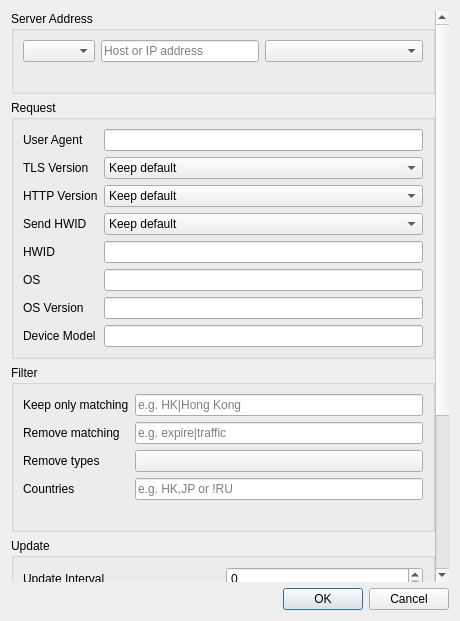
<?xml version="1.0" encoding="UTF-8"?>
<ui version="4.0">
 <class>DialogEditGroupAdvanced</class>
 <widget class="QDialog" name="DialogEditGroupAdvanced">
  <property name="geometry">
   <rect>
    <x>0</x>
    <y>0</y>
    <width>460</width>
    <height>621</height>
   </rect>
  </property>
  <property name="windowTitle">
   <string>Advanced Group Settings</string>
  </property>
  <layout class="QVBoxLayout" name="verticalLayout">
   <item>
    <widget class="QScrollArea" name="scroll">
     <property name="frameShape">
      <enum>QFrame::Shape::NoFrame</enum>
     </property>
     <property name="widgetResizable">
      <bool>true</bool>
     </property>
     <widget class="QWidget" name="scroll_content">
      <layout class="QVBoxLayout" name="content_layout">
       <property name="leftMargin">
        <number>0</number>
       </property>
       <property name="topMargin">
        <number>0</number>
       </property>
       <property name="rightMargin">
        <number>0</number>
       </property>
       <property name="bottomMargin">
        <number>0</number>
       </property>
       <item>
        <widget class="QGroupBox" name="endpoint_box">
         <property name="title">
          <string>Server Address</string>
         </property>
         <layout class="QVBoxLayout" name="endpoint_layout">
          <item>
           <layout class="QHBoxLayout" name="endpoint_row" stretch="0,1,1,0">
            <item>
             <widget class="QComboBox" name="endpoint_mode"/>
            </item>
            <item>
             <widget class="MyLineEdit" name="endpoint_address">
              <property name="placeholderText">
               <string>Host or IP address</string>
              </property>
             </widget>
            </item>
            <item>
             <widget class="QComboBox" name="endpoint_list"/>
            </item>
            <item>
             <spacer name="endpoint_spacer">
              <property name="orientation">
               <enum>Qt::Orientation::Horizontal</enum>
              </property>
              <property name="sizeHint" stdset="0">
               <size>
                <width>0</width>
                <height>0</height>
               </size>
              </property>
             </spacer>
            </item>
           </layout>
          </item>
          <item>
           <widget class="QLabel" name="endpoint_hint">
            <property name="textFormat">
             <enum>Qt::TextFormat::PlainText</enum>
            </property>
            <property name="wordWrap">
             <bool>true</bool>
            </property>
            <property name="colorRole" stdset="0">
             <string notr="true">muted</string>
            </property>
           </widget>
          </item>
         </layout>
        </widget>
       </item>
       <item>
        <widget class="QGroupBox" name="request_box">
         <property name="title">
          <string>Request</string>
         </property>
         <layout class="QGridLayout" name="request_layout">
          <item row="0" column="0">
           <widget class="QLabel" name="user_agent_l">
            <property name="toolTip">
             <string>Empty uses the User Agent from the Subscription settings.</string>
            </property>
            <property name="text">
             <string>User Agent</string>
            </property>
           </widget>
          </item>
          <item row="0" column="1">
           <widget class="MyLineEdit" name="user_agent"/>
          </item>
          <item row="1" column="0">
           <widget class="QLabel" name="tls_version_l">
            <property name="toolTip">
             <string>TLS versions offered when fetching; TLS 1.2 often gets past blocks.</string>
            </property>
            <property name="text">
             <string>TLS Version</string>
            </property>
           </widget>
          </item>
          <item row="1" column="1">
           <widget class="QComboBox" name="tls_version">
            <item>
             <property name="text">
              <string>Keep default</string>
             </property>
            </item>
            <item>
             <property name="text">
              <string>Auto</string>
             </property>
            </item>
            <item>
             <property name="text">
              <string>TLS 1.2</string>
             </property>
            </item>
            <item>
             <property name="text">
              <string>TLS 1.3</string>
             </property>
            </item>
           </widget>
          </item>
          <item row="2" column="0">
           <widget class="QLabel" name="http_version_l">
            <property name="toolTip">
             <string>HTTP version used to fetch this subscription; Auto prefers HTTP/2.</string>
            </property>
            <property name="text">
             <string>HTTP Version</string>
            </property>
           </widget>
          </item>
          <item row="2" column="1">
           <widget class="QComboBox" name="http_version">
            <item>
             <property name="text">
              <string>Keep default</string>
             </property>
            </item>
            <item>
             <property name="text">
              <string>Auto</string>
             </property>
            </item>
            <item>
             <property name="text">
              <string>HTTP/1.1</string>
             </property>
            </item>
           </widget>
          </item>
          <item row="3" column="0">
           <widget class="QLabel" name="send_hwid_l">
            <property name="toolTip">
             <string>Send HWID, OS and device model headers when fetching this subscription.</string>
            </property>
            <property name="text">
             <string>Send HWID</string>
            </property>
           </widget>
          </item>
          <item row="3" column="1">
           <widget class="QComboBox" name="send_hwid">
            <item>
             <property name="text">
              <string>Keep default</string>
             </property>
            </item>
            <item>
             <property name="text">
              <string>On</string>
             </property>
            </item>
            <item>
             <property name="text">
              <string>Off</string>
             </property>
            </item>
           </widget>
          </item>
          <item row="4" column="0">
           <widget class="QLabel" name="hwid_l">
            <property name="text">
             <string>HWID</string>
            </property>
           </widget>
          </item>
          <item row="4" column="1">
           <widget class="MyLineEdit" name="hwid"/>
          </item>
          <item row="5" column="0">
           <widget class="QLabel" name="hwid_os_l">
            <property name="text">
             <string>OS</string>
            </property>
           </widget>
          </item>
          <item row="5" column="1">
           <widget class="MyLineEdit" name="hwid_os"/>
          </item>
          <item row="6" column="0">
           <widget class="QLabel" name="hwid_os_version_l">
            <property name="text">
             <string>OS Version</string>
            </property>
           </widget>
          </item>
          <item row="6" column="1">
           <widget class="MyLineEdit" name="hwid_os_version"/>
          </item>
          <item row="7" column="0">
           <widget class="QLabel" name="hwid_model_l">
            <property name="text">
             <string>Device Model</string>
            </property>
           </widget>
          </item>
          <item row="7" column="1">
           <widget class="MyLineEdit" name="hwid_model"/>
          </item>
         </layout>
        </widget>
       </item>
       <item>
        <widget class="QGroupBox" name="filter_box">
         <property name="title">
          <string>Filter</string>
         </property>
         <layout class="QGridLayout" name="filter_layout">
          <item row="0" column="0">
           <widget class="QLabel" name="name_filter_l">
            <property name="toolTip">
             <string>Keep only profiles whose name matches this regex (any case). Empty: keep all.</string>
            </property>
            <property name="text">
             <string>Keep only matching</string>
            </property>
           </widget>
          </item>
          <item row="0" column="1">
           <widget class="MyLineEdit" name="name_filter">
            <property name="placeholderText">
             <string>e.g. HK|Hong Kong</string>
            </property>
           </widget>
          </item>
          <item row="1" column="0">
           <widget class="QLabel" name="name_exclude_l">
            <property name="toolTip">
             <string>Remove profiles whose name matches this regex (any case).</string>
            </property>
            <property name="text">
             <string>Remove matching</string>
            </property>
           </widget>
          </item>
          <item row="1" column="1">
           <widget class="MyLineEdit" name="name_exclude">
            <property name="placeholderText">
             <string>e.g. expire|traffic</string>
            </property>
           </widget>
          </item>
          <item row="2" column="0">
           <widget class="QLabel" name="type_exclude_l">
            <property name="toolTip">
             <string>Remove every profile of the ticked protocols.</string>
            </property>
            <property name="text">
             <string>Remove types</string>
            </property>
           </widget>
          </item>
          <item row="2" column="1">
           <widget class="QPushButton" name="type_exclude"/>
          </item>
          <item row="3" column="0">
           <widget class="QLabel" name="country_filter_l">
            <property name="toolTip">
             <string>Exit countries to keep, e.g. HK,JP, or to remove, e.g. !RU.</string>
            </property>
            <property name="text">
             <string>Countries</string>
            </property>
           </widget>
          </item>
          <item row="3" column="1">
           <widget class="MyLineEdit" name="country_filter">
            <property name="placeholderText">
             <string>e.g. HK,JP or !RU</string>
            </property>
           </widget>
          </item>
          <item row="4" column="1">
           <widget class="QLabel" name="country_hint">
            <property name="textFormat">
             <enum>Qt::TextFormat::PlainText</enum>
            </property>
            <property name="wordWrap">
             <bool>true</bool>
            </property>
            <property name="colorRole" stdset="0">
             <string notr="true">muted</string>
            </property>
           </widget>
          </item>
         </layout>
        </widget>
       </item>
       <item>
        <widget class="QGroupBox" name="update_box">
         <property name="title">
          <string>Update</string>
         </property>
         <layout class="QVBoxLayout" name="update_layout">
          <item>
           <layout class="QGridLayout" name="update_schedule_layout">
            <item row="0" column="0">
             <widget class="QLabel" name="update_interval_l">
              <property name="toolTip">
               <string>Minutes between automatic updates of this subscription.</string>
              </property>
              <property name="text">
               <string>Update Interval</string>
              </property>
             </widget>
            </item>
            <item row="0" column="1">
             <widget class="QSpinBox" name="update_interval">
              <property name="maximum">
               <number>525600</number>
              </property>
              <property name="singleStep">
               <number>30</number>
              </property>
             </widget>
            </item>
            <item row="1" column="0">
             <widget class="QLabel" name="server_interval_l">
              <property name="toolTip">
               <string>Use the update interval the subscription server sends, if any.</string>
              </property>
              <property name="text">
               <string>Server Interval</string>
              </property>
             </widget>
            </item>
            <item row="1" column="1">
             <widget class="QComboBox" name="server_interval">
              <item>
               <property name="text">
                <string>Keep default</string>
               </property>
              </item>
              <item>
               <property name="text">
                <string>Use</string>
               </property>
              </item>
              <item>
               <property name="text">
                <string>Ignore</string>
               </property>
              </item>
             </widget>
            </item>
           </layout>
          </item>
          <item>
           <widget class="QCheckBox" name="keep_working">
            <property name="toolTip">
             <string>Keep profiles that last tested OK when the subscription drops them.</string>
            </property>
            <property name="text">
             <string>Keep working profiles</string>
            </property>
           </widget>
          </item>
          <item>
           <widget class="QLabel" name="after_update_l">
            <property name="text">
             <string>After each update:</string>
            </property>
           </widget>
          </item>
          <item>
           <widget class="QCheckBox" name="remove_duplicates">
            <property name="text">
             <string>Remove duplicate profiles</string>
            </property>
           </widget>
          </item>
          <item>
           <widget class="QCheckBox" name="remove_insecure">
            <property name="text">
             <string>Remove insecure profiles</string>
            </property>
           </widget>
          </item>
          <item>
           <widget class="QCheckBox" name="remove_invalid">
            <property name="toolTip">
             <string>Remove profiles the core rejects.</string>
            </property>
            <property name="text">
             <string>Remove invalid profiles</string>
            </property>
           </widget>
          </item>
          <item>
           <widget class="QCheckBox" name="url_test">
            <property name="toolTip">
             <string>Test the group's profiles after each update.</string>
            </property>
            <property name="text">
             <string>Run URL test</string>
            </property>
           </widget>
          </item>
          <item>
           <layout class="QVBoxLayout" name="url_test_follow_ups">
            <item>
             <widget class="QCheckBox" name="remove_unavailable">
              <property name="text">
               <string>Remove unavailable profiles</string>
              </property>
             </widget>
            </item>
           </layout>
          </item>
         </layout>
        </widget>
       </item>
       <item>
        <spacer name="bottom_spacer">
         <property name="orientation">
          <enum>Qt::Orientation::Vertical</enum>
         </property>
         <property name="sizeHint" stdset="0">
          <size>
           <width>0</width>
           <height>0</height>
          </size>
         </property>
        </spacer>
       </item>
      </layout>
     </widget>
    </widget>
   </item>
   <item>
    <widget class="QDialogButtonBox" name="buttonBox">
     <property name="standardButtons">
      <set>QDialogButtonBox::StandardButton::Cancel|QDialogButtonBox::StandardButton::Ok</set>
     </property>
    </widget>
   </item>
  </layout>
 </widget>
 <customwidgets>
  <customwidget>
   <class>MyLineEdit</class>
   <extends>QLineEdit</extends>
   <header>include/ui/utils/MyLineEdit.h</header>
  </customwidget>
 </customwidgets>
 <tabstops>
  <tabstop>endpoint_mode</tabstop>
  <tabstop>endpoint_address</tabstop>
  <tabstop>endpoint_list</tabstop>
  <tabstop>user_agent</tabstop>
  <tabstop>tls_version</tabstop>
  <tabstop>http_version</tabstop>
  <tabstop>send_hwid</tabstop>
  <tabstop>hwid</tabstop>
  <tabstop>hwid_os</tabstop>
  <tabstop>hwid_os_version</tabstop>
  <tabstop>hwid_model</tabstop>
  <tabstop>name_filter</tabstop>
  <tabstop>name_exclude</tabstop>
  <tabstop>type_exclude</tabstop>
  <tabstop>country_filter</tabstop>
  <tabstop>update_interval</tabstop>
  <tabstop>server_interval</tabstop>
  <tabstop>keep_working</tabstop>
  <tabstop>remove_duplicates</tabstop>
  <tabstop>remove_insecure</tabstop>
  <tabstop>remove_invalid</tabstop>
  <tabstop>url_test</tabstop>
  <tabstop>remove_unavailable</tabstop>
 </tabstops>
 <resources/>
 <connections>
  <connection>
   <sender>buttonBox</sender>
   <signal>accepted()</signal>
   <receiver>DialogEditGroupAdvanced</receiver>
   <slot>accept()</slot>
   <hints>
    <hint type="sourcelabel">
     <x>229</x>
     <y>498</y>
    </hint>
    <hint type="destinationlabel">
     <x>229</x>
     <y>259</y>
    </hint>
   </hints>
  </connection>
  <connection>
   <sender>buttonBox</sender>
   <signal>rejected()</signal>
   <receiver>DialogEditGroupAdvanced</receiver>
   <slot>reject()</slot>
   <hints>
    <hint type="sourcelabel">
     <x>229</x>
     <y>498</y>
    </hint>
    <hint type="destinationlabel">
     <x>229</x>
     <y>259</y>
    </hint>
   </hints>
  </connection>
 </connections>
</ui>
